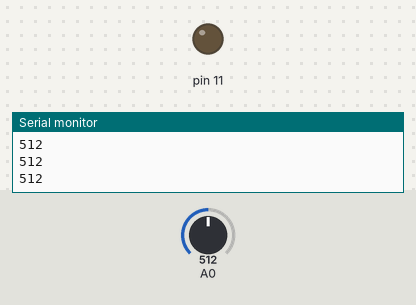
A sketch run on a simulated Arduino Uno, built with avr-gcc and run on an emulated ATmega328P. Shown: output pins drawn as LEDs (lit = HIGH), the last lines printed to the serial monitor. The test bench sets the inputs (shaded band); at power-on: A0 = 512.

Above: at 1.2 s.
1.3 s: A0 set to 108
2.8 s: A0 set to 90
At 3.5 s:
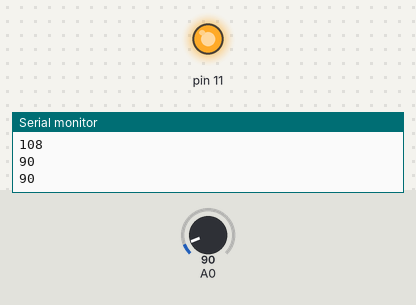
4.5 s: A0 set to 110
At 5.7 s:
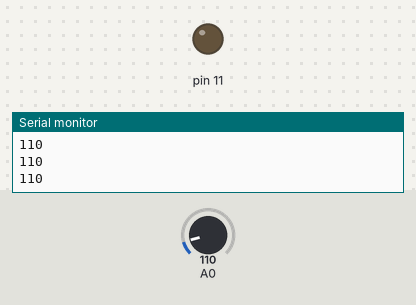
6.0 s: A0 set to 0
At 7.1 s:
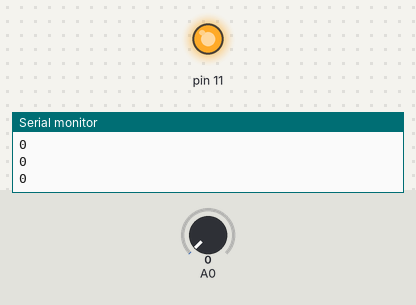
Timing chart, 0 to 8.5 s (numbered marks = the images above; inputs shaded):
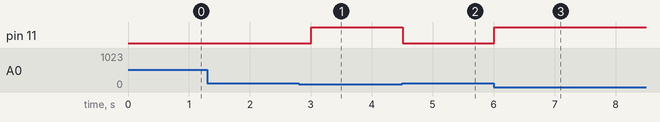

The sketch:

light.ino
```cpp
void setup() {
  // put your setup code here, to run once:
  pinMode(11,OUTPUT);
  Serial.begin(9600);
}

void loop() {
  // put your main code here, to run repeatedly:
  int outside = analogRead(A0);
  Serial.println(outside);
  if (outside > 100){
    analogWrite(11,0);
  }
  else{
    analogWrite(11,255);
  }
  delay(300);
}
```

Measured:
- the behaviour switches between 101 and 100 on A0 (found by bisection; images 0 and 1)
- after the input at 2.8 s, pin 11: LOW → HIGH after 0.20 s
- after the input at 4.5 s, pin 11: HIGH → LOW at once
- after the input at 6.0 s, pin 11: LOW → HIGH at once
